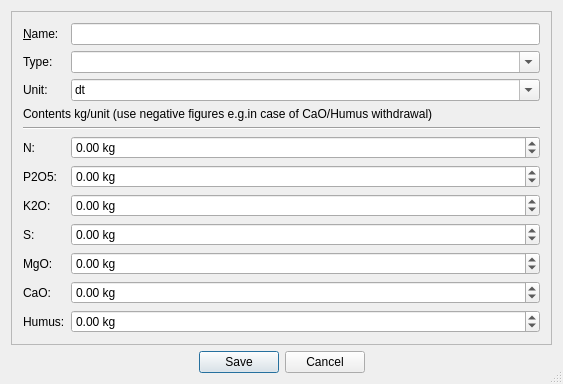
<?xml version="1.0" encoding="UTF-8"?>
<ui version="4.0">
 <class>FertDialogClass</class>
 <widget class="QDialog" name="FertDialogClass">
  <property name="geometry">
   <rect>
    <x>0</x>
    <y>0</y>
    <width>563</width>
    <height>380</height>
   </rect>
  </property>
  <property name="windowTitle">
   <string>Add Fertiliser</string>
  </property>
  <property name="windowIcon">
   <iconset resource="res/res.qrc">
    <normaloff>:/pic/fert16.png</normaloff>:/pic/fert16.png</iconset>
  </property>
  <property name="sizeGripEnabled">
   <bool>true</bool>
  </property>
  <layout class="QVBoxLayout" name="verticalLayout">
   <item>
    <widget class="QFrame" name="frame">
     <property name="frameShape">
      <enum>QFrame::StyledPanel</enum>
     </property>
     <property name="frameShadow">
      <enum>QFrame::Plain</enum>
     </property>
     <layout class="QFormLayout" name="formLayout">
      <property name="fieldGrowthPolicy">
       <enum>QFormLayout::AllNonFixedFieldsGrow</enum>
      </property>
      <item row="0" column="0">
       <widget class="QLabel" name="label">
        <property name="text">
         <string>&amp;Name:</string>
        </property>
        <property name="buddy">
         <cstring>lineEdit</cstring>
        </property>
       </widget>
      </item>
      <item row="0" column="1">
       <widget class="QLineEdit" name="lineEdit"/>
      </item>
      <item row="1" column="0">
       <widget class="QLabel" name="label_2">
        <property name="text">
         <string>Type:</string>
        </property>
        <property name="buddy">
         <cstring>comboBoxType</cstring>
        </property>
       </widget>
      </item>
      <item row="1" column="1">
       <widget class="QComboBox" name="comboBoxType">
        <property name="editable">
         <bool>true</bool>
        </property>
       </widget>
      </item>
      <item row="2" column="0">
       <widget class="QLabel" name="label_9">
        <property name="text">
         <string>Unit:</string>
        </property>
        <property name="buddy">
         <cstring>comboBoxUnit</cstring>
        </property>
       </widget>
      </item>
      <item row="2" column="1">
       <widget class="QComboBox" name="comboBoxUnit">
        <property name="editable">
         <bool>true</bool>
        </property>
        <item>
         <property name="text">
          <string notr="true">dt</string>
         </property>
        </item>
        <item>
         <property name="text">
          <string notr="true">m3</string>
         </property>
        </item>
        <item>
         <property name="text">
          <string notr="true">l</string>
         </property>
        </item>
        <item>
         <property name="text">
          <string notr="true">t</string>
         </property>
        </item>
        <item>
         <property name="text">
          <string notr="true">kg</string>
         </property>
        </item>
       </widget>
      </item>
      <item row="3" column="0" colspan="2">
       <widget class="QLabel" name="label_11">
        <property name="text">
         <string>Contents kg/unit (use negative figures e.g.in case of CaO/Humus withdrawal)</string>
        </property>
       </widget>
      </item>
      <item row="4" column="0" colspan="2">
       <widget class="Line" name="line">
        <property name="frameShadow">
         <enum>QFrame::Sunken</enum>
        </property>
        <property name="orientation">
         <enum>Qt::Horizontal</enum>
        </property>
       </widget>
      </item>
      <item row="5" column="0">
       <widget class="QLabel" name="label_3">
        <property name="text">
         <string notr="true">N:</string>
        </property>
        <property name="buddy">
         <cstring>doubleSpinBoxN</cstring>
        </property>
       </widget>
      </item>
      <item row="5" column="1">
       <widget class="QDoubleSpinBox" name="doubleSpinBoxN">
        <property name="suffix">
         <string notr="true"> kg</string>
        </property>
        <property name="minimum">
         <double>-999.000000000000000</double>
        </property>
        <property name="maximum">
         <double>999.990000000000009</double>
        </property>
       </widget>
      </item>
      <item row="6" column="0">
       <widget class="QLabel" name="label_5">
        <property name="text">
         <string notr="true">P2O5:</string>
        </property>
        <property name="buddy">
         <cstring>doubleSpinBoxP2o5</cstring>
        </property>
       </widget>
      </item>
      <item row="6" column="1">
       <widget class="QDoubleSpinBox" name="doubleSpinBoxP2o5">
        <property name="suffix">
         <string notr="true"> kg</string>
        </property>
        <property name="minimum">
         <double>-999.000000000000000</double>
        </property>
        <property name="maximum">
         <double>999.990000000000009</double>
        </property>
       </widget>
      </item>
      <item row="7" column="0">
       <widget class="QLabel" name="label_4">
        <property name="text">
         <string notr="true">K2O:</string>
        </property>
        <property name="buddy">
         <cstring>doubleSpinBoxK2o</cstring>
        </property>
       </widget>
      </item>
      <item row="7" column="1">
       <widget class="QDoubleSpinBox" name="doubleSpinBoxK2o">
        <property name="suffix">
         <string notr="true"> kg</string>
        </property>
        <property name="minimum">
         <double>-999.000000000000000</double>
        </property>
        <property name="maximum">
         <double>999.990000000000009</double>
        </property>
       </widget>
      </item>
      <item row="8" column="0">
       <widget class="QLabel" name="label_6">
        <property name="text">
         <string notr="true">S:</string>
        </property>
        <property name="buddy">
         <cstring>doubleSpinBoxS</cstring>
        </property>
       </widget>
      </item>
      <item row="8" column="1">
       <widget class="QDoubleSpinBox" name="doubleSpinBoxS">
        <property name="suffix">
         <string notr="true"> kg</string>
        </property>
        <property name="minimum">
         <double>-999.000000000000000</double>
        </property>
        <property name="maximum">
         <double>999.990000000000009</double>
        </property>
       </widget>
      </item>
      <item row="9" column="0">
       <widget class="QLabel" name="label_7">
        <property name="text">
         <string notr="true">MgO:</string>
        </property>
        <property name="buddy">
         <cstring>doubleSpinBoxMgo</cstring>
        </property>
       </widget>
      </item>
      <item row="9" column="1">
       <widget class="QDoubleSpinBox" name="doubleSpinBoxMgo">
        <property name="suffix">
         <string notr="true"> kg</string>
        </property>
        <property name="minimum">
         <double>-999.000000000000000</double>
        </property>
        <property name="maximum">
         <double>999.990000000000009</double>
        </property>
       </widget>
      </item>
      <item row="10" column="0">
       <widget class="QLabel" name="label_8">
        <property name="text">
         <string notr="true">CaO:</string>
        </property>
        <property name="buddy">
         <cstring>doubleSpinBoxCao</cstring>
        </property>
       </widget>
      </item>
      <item row="10" column="1">
       <widget class="QDoubleSpinBox" name="doubleSpinBoxCao">
        <property name="suffix">
         <string notr="true"> kg</string>
        </property>
        <property name="minimum">
         <double>-999.990000000000009</double>
        </property>
        <property name="maximum">
         <double>999.990000000000009</double>
        </property>
       </widget>
      </item>
      <item row="11" column="0">
       <widget class="QLabel" name="label_10">
        <property name="text">
         <string notr="true">Humus:</string>
        </property>
       </widget>
      </item>
      <item row="11" column="1">
       <widget class="QDoubleSpinBox" name="dSBHumus">
        <property name="suffix">
         <string notr="true"> kg</string>
        </property>
        <property name="minimum">
         <double>-999.000000000000000</double>
        </property>
        <property name="maximum">
         <double>999.990000000000009</double>
        </property>
       </widget>
      </item>
     </layout>
    </widget>
   </item>
   <item>
    <widget class="QDialogButtonBox" name="buttonBox">
     <property name="standardButtons">
      <set>QDialogButtonBox::Cancel|QDialogButtonBox::Save</set>
     </property>
     <property name="centerButtons">
      <bool>true</bool>
     </property>
    </widget>
   </item>
  </layout>
 </widget>
 <layoutdefault spacing="6" margin="11"/>
 <resources>
  <include location="res/res.qrc"/>
 </resources>
 <connections>
  <connection>
   <sender>buttonBox</sender>
   <signal>accepted()</signal>
   <receiver>FertDialogClass</receiver>
   <slot>accept()</slot>
   <hints>
    <hint type="sourcelabel">
     <x>140</x>
     <y>263</y>
    </hint>
    <hint type="destinationlabel">
     <x>55</x>
     <y>258</y>
    </hint>
   </hints>
  </connection>
  <connection>
   <sender>buttonBox</sender>
   <signal>rejected()</signal>
   <receiver>FertDialogClass</receiver>
   <slot>reject()</slot>
   <hints>
    <hint type="sourcelabel">
     <x>249</x>
     <y>265</y>
    </hint>
    <hint type="destinationlabel">
     <x>352</x>
     <y>261</y>
    </hint>
   </hints>
  </connection>
 </connections>
</ui>
